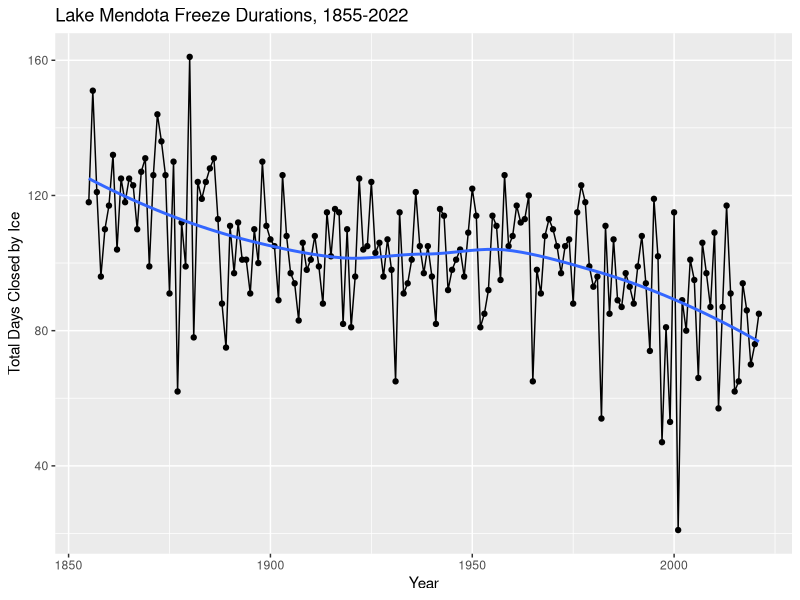

Recreate this plot in R.
## ---- chunk 1
knitr::opts_chunk$set(echo = TRUE, message = FALSE, warning = FALSE,
                      error = TRUE)
#library(tidyverse)
## ---- chunk 2
## Load in the core tidyverse packages
##  - including ggplot2 for graphics;
##  - and dplyr for data calculations
library(tidyverse)
library(lubridate)
## ---- chunk 3
mendota = read_csv("../../data/lake-mendota-winters-2022.csv")
## ---- chunk 4
ggplot(mendota, aes(x=year1, y=duration)) +
  geom_point() +
  geom_line() +
  geom_smooth(se=FALSE) +
  xlab("Year") +
  ylab("Total Days Closed by Ice") +
  ggtitle("Lake Mendota Freeze Durations, 1855-2022")
## ---- chunk 5
## 1 through 10
1:10

## 20 through 100
20:100

## 10 to 1
10:1

## Negatives
-2:5
-10:-1
## ---- chunk 6
## default sequence from 1 to 1
seq()

## sequence from 1 to 10 by 0.5
seq(1, 10, 0.5)

## same, using named arguments
seq(from = 1, to = 10, by = 0.5)

## same, if named arguments, can be passed in any order
seq(to = 10, by = 0.5, from = 1)

## same, specifying the length
seq(1, 10, length.out = 19)
## ---- chunk 7
c(1, 2, 3, 4, 5, 6, 7, 8, 9, 10)

c(1:5, 10)

c(1, 1, 2, 3, 5, 8, 13, 21)
## ---- chunk 8
v1 <- 1:10
v1
## ---- chunk 9
v2 = 1:10
v2
## ---- chunk 10
## The first = is assignment in creating an object
## The second = is for naming an argument
v3 = seq(1, 11, by = 2)
v3
## ---- chunk 11
## trying to use an illegal name causes an error
##1a = 10

## a legal assignment
a = 10

## a legal assignment, but the variable does not appear in the environment
.a = 10

## Use the function ls() to list all objects
## Note .a is not included
ls()

## Add an argument to show the hidden variables too
## Who knew that .Random.seed was hanging around!
ls(all.names = TRUE)
## ---- chunk 12
## two small example vectors
a = 1:3
b = 4:6
a
b

## addition by element
a + b

## subtraction by element
b - a

## multiplication by element
a*b

## division by element
a/b

## exponentiation by element
a^b
## ---- chunk 13
## dot product
sum(a*b)
## ---- chunk 14
s = 5
s

## addition
a + s

## subtraction
a - s

## multiplication
a*s

## division
a/s
s/a

## exponentiation
s^a
a^s
## ---- chunk 15
a
d = 4:5
d

## adding a = c(1,2,3) and d = c(4,5)
## d is changed to c(4,5,4), but the last repeat of 4,5 is stopped short
## a warning is given as this was likely an error
a + d
## ---- chunk 16
a

## exp()
exp(a)

## natural log, log()
log(a)

## log base 10
log10(a)
log(1, base = 10)

## trig functions
## Note the use of the built in value pi
## Ideal 0 may not be calculated exactly on a computer
## When a number ends e-16, this is a shorthand for times 10^(-16)
## Small numbers like this are effectively zero
sin(a * pi)
cos(a * pi)
tan(a*pi)
## ---- chunk 17
a

## sum
sum(a)

## mean
mean(a)

## standard deviation
## if you have had a stats course before....
sd(a)

## length
length(a)

## maximum
max(a)

## minimum
min(a)

## median
median(a)

## quantiles
## there are many definitions of quantiles
quantile(a, 0.2)
quantile(a, 0.2, type = 3)

## ---- chunk 18
## colon creates integers
a = 1:3
a
class(a)

## seq() creates numeric values
b = seq(1,3,1)
b
class(b)

## There are also character-valued vectors
x = c("A", "B", "C")
x
class(x)

## And logical
y = c(TRUE, TRUE, FALSE)
y
class(y)
## ---- chunk 19
d = c(1, 2, "A")

## Note that the 1 and 2 were converted to character valued
d
## ---- chunk 20
b = seq(1,5)
b
class(b)

bb = as.integer(b)
bb
class(bb)

as.character(bb)
## ---- chunk 21
## LETTERS is a built in vector with the 26 capital letters
## The square bracket operator takes a subset, here the first 10
dat = data.frame(x = LETTERS[1:10], y = 1:10)
dat
class(dat)

## Here are three ways to grab the vector that is the first column
## The $ operator
dat$x

## Double square brackets (treats the data frame as a list of its columns)
dat[[1]]
dat[['x']]

## Single brackets with a comma between dimensions
## Blank keeps all
dat[,1]
## ---- chunk 22
dim(dat)
nrow(dat)
ncol(dat)
